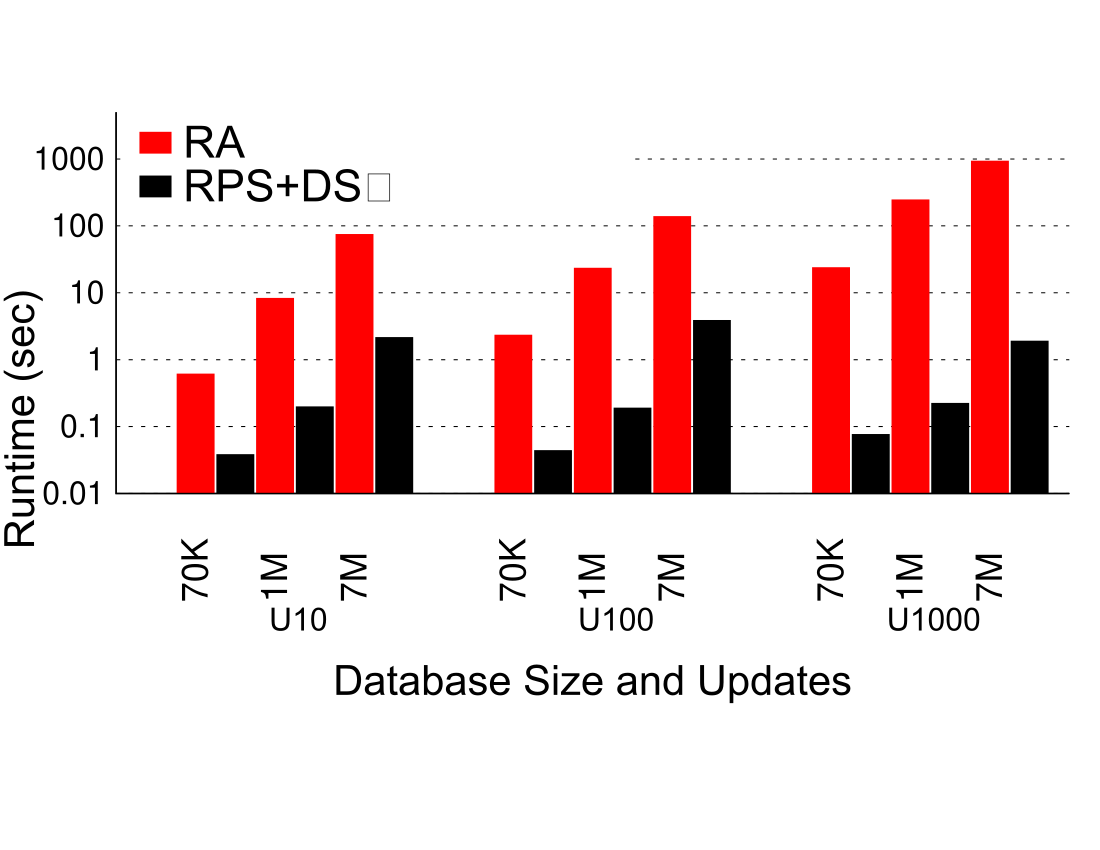

Recreate this plot in gnuplot.
set size ratio 0.4
set terminal postscript color enhanced
set output 'optimization.ps'
unset title

# Margins
set tmargin 0
set bmargin 12
set rmargin 0
set lmargin 4

# border
set border 3 front linetype -1 linewidth 1.000
set boxwidth 0.95 absolute
set style fill   solid 1.00 noborder

# line styles
set linetype 1 lt -1 lw 1 lc rgb "#FF0000"
set linetype 2 lt -1 lw 1 lc rgb "#000000" 

set linetype cycle 2

# Grid
set grid nopolar
set grid noxtics nomxtics ytics nomytics noztics nomztics \
 nox2tics nomx2tics noy2tics nomy2tics nocbtics nomcbtics
set grid layerdefault   linetype 0 linewidth 3.000,  linetype 0 linewidth 1.000

# Key
set key nobox autotitles columnhead Left reverse left
set key font "Arial,32"
#set key height -4
set key width 10
set key samplen 2
set key spacing 4
set key maxrows 2
#set key at -0.5,1000

# style - histogram
set style histogram clustered gap 0.2 title  offset character 2, 0.25, 0
set datafile missing '-'
set style data histograms

# Axis
set xtics border in scale 0,0 nomirror rotate by 90  offset character 0, -5, 0 autojustify
set xtics norangelimit font ",26"
set xtics   ()

set logscale y
set yrange [ 0.01 : 5000 ]
set ytics border in scale 0,0 mirror norotate  offset character 0, 0, 0 autojustify
set ytics font ",23"

set xlabel font "Arial,30"
set xlabel "\nDatabase Size and Updates" 
set xlabel  offset character 0, -5, 0  norotate

set ylabel "Runtime (sec)" 
set ylabel font "Arial,30"
set ylabel offset character -0.4, -6, 0

# Plot command
plot newhistogram "{/Arial=23 U10}" lt 1 , 'optimization.csv' using 2:xtic(1) t col, '' using 3:xtic(1) t col, \
	 newhistogram "{/Arial=23 U100}" lt 1 , '' u 4:xtic(1) notitle , '' u 5:xtic(1) notitle, \
	 newhistogram "{/Arial=23 U1000}" lt 1 , '' u 6:xtic(1) notitle , '' u 7:xtic(1) notitle
	 
